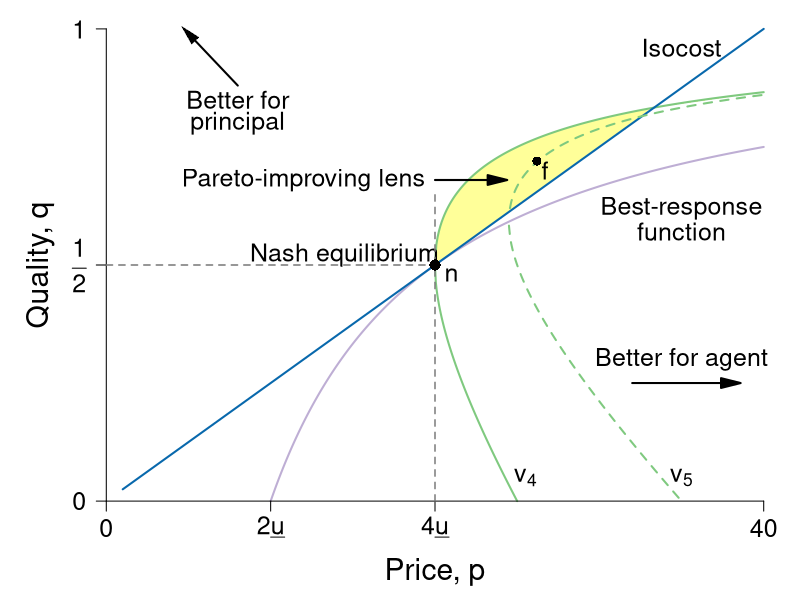

The R source for this figure:
require(ggplot2)
require(shape)
pdf(file = "information_power/ch11_fig6.pdf", width = 9, height = 7)

#Set parameters for graphics
axislabelsize <- 1.8
labelsize <- 1.5
namesize <- 1.8
annotatesize <- 1.5
graphlinewidth <- 2
segmentlinewidth <- 1.5

COL <- c("#7fc97f", "#beaed4", "#fdc086", "#ffff99", "#386cb0", "#f0027f", "#bf5b17", "#666666")
COLA <- c("#e0f3db", "#99d8c9","#66c2a4","#41ae76", "#238b45", "#005824")
COLB <- c("#c6dbef", "#4eb3d3", "#2b8cbe", "#0868ac","#084081")
COLC <- c("#fcfbfd", "#efedf5", "#dadaeb", "#bcbddc", "#9e9ac8", "#807dba", "#6a51a3", "#54278f", "#3f007d")
grays <- gray.colors(25, start = 1, end = 0)

brfFn <- function(p, delta = 5) {
  1 - (2 * delta) / p
}

isovhigh <- function(p, delta = 5, v = 20){
  (sqrt(p^2 - 4 * delta * v) - p + 2*v)/(2 * v )
}

isovlow <- function(p, delta = 5, v = 20){
  (-sqrt(p^2 - 4 * delta * v) - p + 2*v)/(2 * v )
}


isovhigh1 <- function(p, delta = 5, v = 30){
  (sqrt(p^2 - 4 * delta * v) - p + 2*v)/(2 * v )
}

isovlow1 <- function(p, delta = 5, v = 30){
  (-sqrt(p^2 - 4 * delta * v) - p + 2*v)/(2 * v )
}

solowCondition <- function(p, delta = 5){
  (p*(1/(8*delta)))
}


par(mar =  c(4, 4, 0.5, 0.5))
xlims <- c(0, 40)
ylims <- c(0, 1)


plot(0, 0, xlim = xlims, ylim = ylims, type = "n",
     xlab = "",
     ylab = "",
     xaxt = "n", yaxt = "n", cex.lab = axislabelsize, bty = "n")

mtext(expression(paste("Price, ", p)), side = 1, line = 2.5, cex = axislabelsize)
text(-4, ylims[2] - 0.5*(ylims[2] - ylims[1]), expression(paste("Quality, ", q)), xpd = TRUE, cex = axislabelsize, srt = 90) 


npts <- 500 
npts2 <- 501
#Specify the sequences of points for graphing. 
xx1 <- seq(10, xlims[2], length.out = npts)
xx2 <- seq(1, xlims[2], length.out = npts)
xx3 <- seq(xlims[1], xlims[2], length.out = npts2)
xx4 <- seq(xlims[1], 25, length.out = npts2)
xx5 <- seq(xlims[1], xlims[2], length.out = npts2)
xx6 <- seq(xlims[1], 35, length.out = npts2)
yy1 <- isovhigh(xx3, delta = 5, v = 20)

#Below, note I have gone to number 416 because at that observation we can 
#find the closest outcome to the intersection of the curves. Serves fine 
#for the relevant polygon
#Draw the shaded area of the Pareto-improving lens
#For the polygon need the intersection of v and iso-profit
#(2p - 40)^2 = p^2 - 400
#4p^2 - 160p + 1600 = p^2 - 400
#3p^2 - 160p + 2000 = 0
#p = 20 or p = 100/3 = 33.3 
# => q = (1/40)*33.3 = 0.8325
polygon(c(xx3, xx3[416]), c(yy1, yy1[416]), col = COL[4], density = NULL, border = NA)

#Draw the lines for the graphs
lines(xx1, brfFn(xx1), col = COL[2], lwd = graphlinewidth)
lines(xx3, isovhigh(xx3, v = 20, delta = 5), col = COL[1], lwd = graphlinewidth)
lines(xx4, isovlow(xx4, v = 20, delta = 5), col = COL[1], lwd = graphlinewidth)
lines(xx2, solowCondition(xx2, delta = 5), col = COLB[4], lwd = graphlinewidth)
lines(xx5, isovhigh1(xx5, v = 30, delta = 5), col = COL[1], lwd = graphlinewidth, lty = 2)
lines(xx6, isovlow1(xx6, v = 30, delta = 5), col = COL[1], lwd = graphlinewidth, lty = 2)


#Customize ticks and labels for the plot
ticksy <- c(0, 0.5, 1)
ylabels <- c(0, expression(paste(frac(1,2))), 1)
ticksx <- c(0, 10, 20, 40)
xlabels <- c(0, expression(paste(2*underline("u"))), expression(paste(4*underline("u"))), 40)
axis(1, at = ticksx, pos = 0, labels = xlabels, cex.axis = annotatesize)
axis(2, at = ticksy, pos = 0, labels = ylabels, las = 1, cex.axis = annotatesize)

#Annotation of the three graphs and the NE
text(35, 0.96, expression(paste("Isocost")), cex = annotatesize)
#text(31, 0.98, expression(paste("Isoprofit: ", q == frac(p, 8*underline("u")))), cex = annotatesize)
text(35, 0.62, expression(paste("Best-response")), cex = annotatesize)
text(35, 0.57, expression(paste("function")), cex = annotatesize)

text(25.5, 0.05, expression(paste(v[4])), cex = annotatesize)
text(35, 0.05, expression(paste(v[5])), cex = annotatesize)
text(14.5, 0.52, expression(paste("Nash equilibrium")), cex = annotatesize)

#Lines for the coordinates of the Nash equilbrium
segments(20, 0, 20, 0.65, lty = 2, col = grays[20], lwd = segmentlinewidth)
segments(0, 0.5, 20, 0.5, lty = 2, col = grays[20], lwd = segmentlinewidth)

#Add a point for the NE
points(20, 0.5, pch = 16, col = "black", cex = 1.5)
text(21, 0.48, expression(paste("n")), cex = annotatesize)

#Add a point for f. referred to in the text
points(26.2, 0.72, pch = 16, col = "black", cex = 1.2)
text(26.7, 0.7, expression(paste("f")), cex = annotatesize)

#Arrow to Pareto-improving Lens
Arrows(20, 0.68, 23.8, 0.68, col = "black", lty = 1, lwd = 2, arr.type = "triangle")
text(12, 0.68, expression(paste("Pareto-improving lens")), cex = annotatesize)

# better for P
text(8, 0.85, expression("Better for"), cex = labelsize)
text(8, 0.8, expression("principal"), cex = labelsize)
Arrows(8, 0.88, 5, 0.99, col = "black", lty = 1, lwd = 2, arr.type = "triangle", arr.lwd = 0.5)

# better for A
Arrows(32, 0.25, 38, 0.25,  col = "black", lty = 1, lwd = 2, arr.type = "triangle")
text(35, 0.3, expression(paste("Better for agent")), cex = annotatesize)

dev.off()
